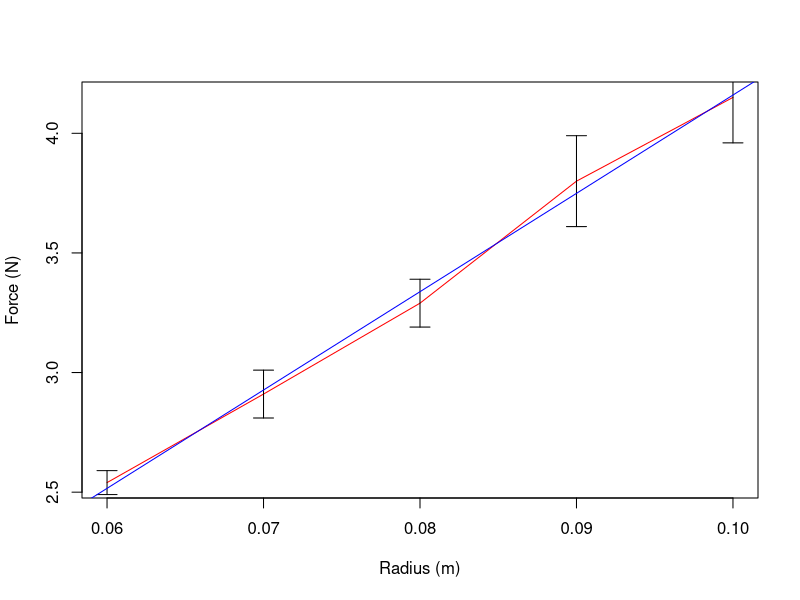

Reproduce this figure in R.
# png("analysis.png")
png("analysis.png")

# free_mass_holder_mass <- 3.78e-3
# free_mass <- 29.98e-3
# fixed_mass <- 30.05e-3
# R <- 8e-2
#
# run1 <- read.csv("./run_1.csv")
# run2 <- read.csv("./run_2.csv")
# run3 <- read.csv("./run_3.csv")
#
# plot(
#     log(run1$F) ~ log(run1$omega),
#     xlim = c(2.8,4.0),
#     ylim = c(0.0,2.0),
#     xlab = "Logarithm of angular velocity (ln (rad/s))",
#     ylab = "Logarithm of centripetal force (ln N)"
# )
# # lines(log(run2$F) ~ log(run2$omega), col = "green")
# # lines(log(run3$F) ~ log(run3$omega), col = "blue")
#
# m <- lm(log(run1$F) ~ log(run1$omega))
#
# summary(m)
#
# coef(m)[1]
# coef(m)[2]
#
# abline(a = coef(m)[1], b = coef(m)[2], col = "blue")

rad <- c(0.06,0.07,0.08,0.09,0.1)
mu <- c(2.54,2.91,3.29,3.80,4.15)
stdd <- c(0.05,0.10,0.10,0.19,0.19)

plot(mu ~ rad, type = "l", xlab = "Radius (m)", ylab = "Force (N)", col = "red")
arrows(x0 = rad, y0 = mu-stdd, x1 = rad, y1 = mu+stdd, code = 3, angle = 90, length = 0.1)

m <- lm(mu ~ rad)

coef(m)[1]
coef(m)[2]

abline(a = coef(m)[1], b = coef(m)[2], col = "blue")
